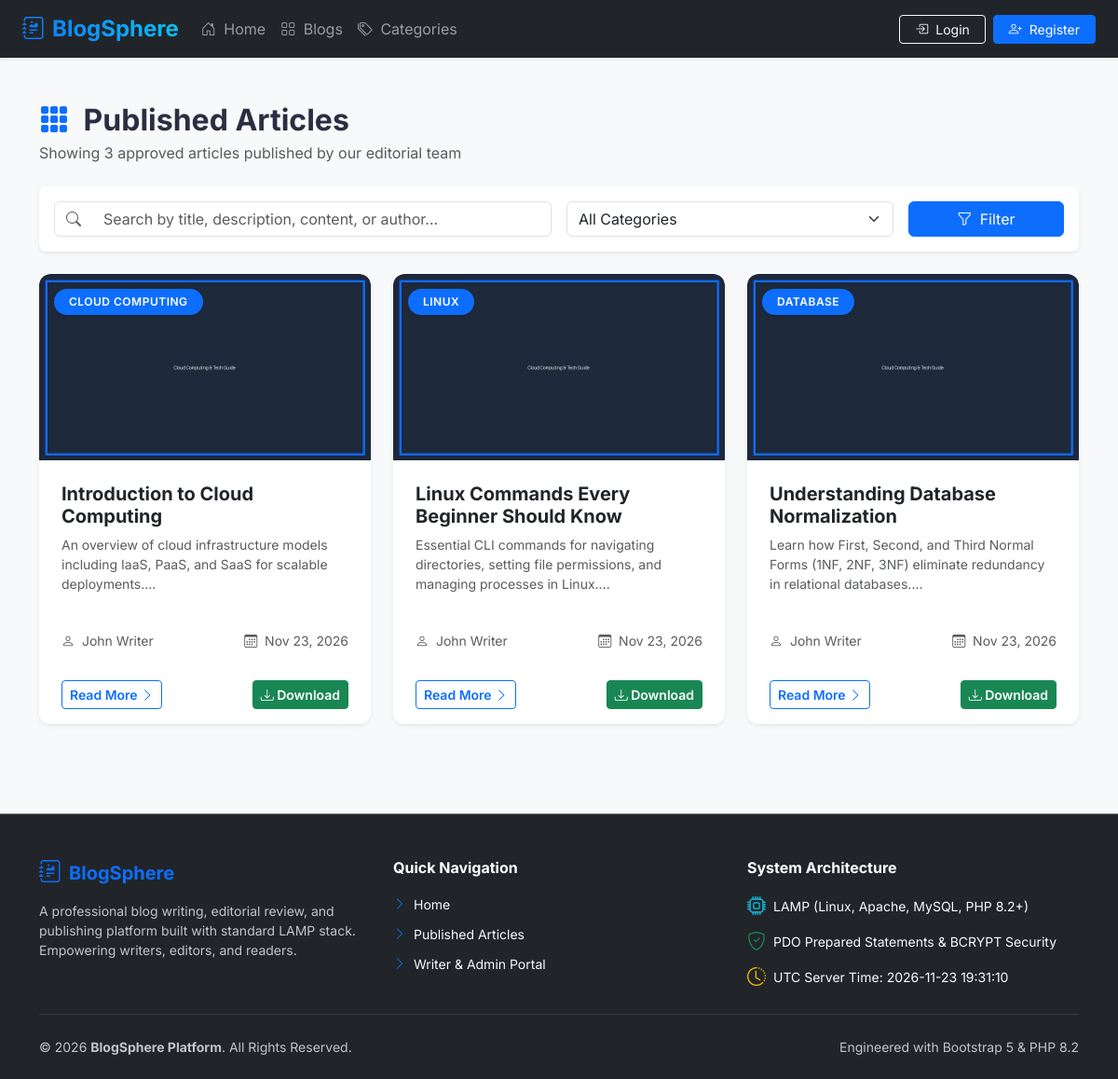
/user/blogs.php, run on the app's committed database.
### tables this page shows
CREATE TABLE `blogs` (
  `id` INT AUTO_INCREMENT PRIMARY KEY,
  `employee_id` INT NOT NULL,
  `category_id` INT DEFAULT NULL,
  `title` VARCHAR(255) NOT NULL,
  `slug` VARCHAR(255) UNIQUE,
  `short_description` TEXT,
  `meta_title` VARCHAR(255) DEFAULT NULL,
  `meta_description` VARCHAR(500) DEFAULT NULL,
  `meta_keywords` VARCHAR(255) DEFAULT NULL,
  `canonical_url` VARCHAR(255) DEFAULT NULL,
  `content` LONGTEXT NOT NULL,
  `content_type` ENUM('text','html') DEFAULT 'text',
  `featured_image` VARCHAR(255) DEFAULT NULL,
  `downloadable_file` VARCHAR(255) DEFAULT NULL,
  `status` ENUM('draft', 'pending', 'approved', 'rejected') DEFAULT 'draft',
  `rejection_reason` TEXT DEFAULT NULL,
  `submitted_at` DATETIME DEFAULT NULL,
  `reviewed_at` DATETIME DEFAULT NULL,
  `reviewed_by` INT DEFAULT NULL,
  `created_at` TIMESTAMP DEFAULT CURRENT_TIMESTAMP,
  `updated_at` TIMESTAMP DEFAULT CURRENT_TIMESTAMP ON UPDATE CURRENT_TIMESTAMP,
  FOREIGN KEY (`employee_id`) REFERENCES `users`(`id`) ON DELETE CASCADE,
  FOREIGN KEY (`category_id`) REFERENCES `categories`(`id`) ON DELETE SET NULL,
  FOREIGN KEY (`reviewed_by`) REFERENCES `users`(`id`) ON DELETE SET NULL
);

CREATE TABLE `categories` (
  `id` INT AUTO_INCREMENT PRIMARY KEY,
  `name` VARCHAR(100) NOT NULL,
  `description` TEXT,
  `created_at` TIMESTAMP DEFAULT CURRENT_TIMESTAMP
);

CREATE TABLE `users` (
  `id` INT AUTO_INCREMENT PRIMARY KEY,
  `username` VARCHAR(100) UNIQUE NOT NULL,
  `name` VARCHAR(100) NOT NULL,
  `email` VARCHAR(150) UNIQUE NOT NULL,
  `password` VARCHAR(255) NOT NULL,
  `role` ENUM('admin','employee','user') NOT NULL DEFAULT 'user',
  `profile_image` VARCHAR(255) DEFAULT NULL,
  `status` ENUM('active','inactive','blocked') DEFAULT 'active',
  `created_at` TIMESTAMP DEFAULT CURRENT_TIMESTAMP
);

### includes/functions.php (called while the page is built, shortened)
<?php
function sanitizeInput($data) {
    return htmlspecialchars(trim((string)$data), ENT_QUOTES, 'UTF-8');
}
function formatDate($dateStr, $format = 'M d, Y') {
    $time = strtotime($dateStr);
    return date($format, $time);
}

### user/blogs.php (the view, shortened to what this page needs)
<?php
require_once __DIR__ . '/../includes/functions.php';
$pdo = getDBConnection();
$search = sanitizeInput($_GET['search'] ?? '');
$page = isset($_GET['page']) ? max(1, (int)$_GET['page']) : 1;
$limit = 6;
$offset = ($page - 1) * $limit;
$whereClauses = ["b.status = 'approved'"];
$params = [];
$whereSql = implode(' AND ', $whereClauses);
$countSql = "SELECT COUNT(*) FROM blogs b LEFT JOIN users u ON b.employee_id = u.id LEFT JOIN categories c ON b.category_id = c.id WHERE {$whereSql}";
$stmtCount = $pdo->prepare($countSql);
$stmtCount->execute($params);
$totalBlogs = (int)$stmtCount->fetchColumn();
$sql = "
    SELECT b.*, c.name AS category_name, u.name AS author_name
    FROM blogs b
    LEFT JOIN categories c ON b.category_id = c.id
    LEFT JOIN users u ON b.employee_id = u.id
    WHERE {$whereSql}
    ORDER BY b.created_at DESC
    LIMIT {$limit} OFFSET {$offset}
";
$stmt = $pdo->prepare($sql);
$stmt->execute($params);
$blogs = $stmt->fetchAll();
include __DIR__ . '/../includes/header.php';
?>
<div class="container py-5">
    <div class="row mb-4 align-items-center">
        <div class="col-md-6">
            <h2 class="fw-bold mb-1"><i class="bi bi-grid-3x3-gap-fill text-primary me-2"></i> Published Articles</h2>
            <p class="text-muted mb-0">Showing <?= $totalBlogs ?> approved articles published by our editorial team</p>
        </div>
    </div>
    <div class="card border-0 shadow-sm mb-4 rounded-3">
        <div class="card-body p-3">
            <form action="<?= BASE_URL ?>user/blogs.php" method="GET" class="row g-3">
                <div class="col-md-6">
                    <div class="input-group">
                        <span class="input-group-text bg-white"><i class="bi bi-search text-muted"></i></span>
                        <input type="text" name="search" class="form-control border-start-0" placeholder="Search by title, description, content, or author..." value="<?= htmlspecialchars($search) ?>">
                    </div>
                </div>
                <div class="col-md-4">
                    <select name="category" class="form-select">
                        <option value="0">All Categories</option>
                    </select>
                </div>
                <div class="col-md-2 d-grid">
                    <button type="submit" class="btn btn-primary"><i class="bi bi-funnel me-1"></i> Filter</button>
                </div>
            </form>
        </div>
    </div>
    <div class="row g-4">
        <?php if (empty($blogs)): ?>
            <div class="col-12 text-center py-5">
                <i class="bi bi-search-heart display-1 text-muted"></i>
                <h4 class="mt-3 text-secondary">No approved blogs match your criteria.</h4>
                <p class="text-muted">Try clearing your filters or search terms.</p>
                <a href="<?= BASE_URL ?>user/blogs.php" class="btn btn-outline-primary">Reset Filters</a>
            </div>
        <?php else: ?>
            <?php foreach ($blogs as $blog): ?>
                <div class="col-md-6 col-lg-4">
                    <div class="card h-100 shadow-sm blog-card border-0 overflow-hidden">
                        <div class="position-relative">
                            <?php if ($blog['category_name']): ?>
                                <span class="badge bg-primary category-badge position-absolute top-0 start-0 m-3 px-3 py-2 shadow-sm"><?= htmlspecialchars($blog['category_name']) ?></span>
                            <?php endif; ?>
                            <?php
                                $defaultImg = BASE_URL . 'assets/images/default-blog.jpg';
                                $imagePath = $defaultImg;
                                if (!empty($blog['featured_image']) && file_exists(BLOG_IMAGE_UPLOAD_DIR . $blog['featured_image'])) {
                                    $imagePath = BASE_URL . 'uploads/blog_images/' . $blog['featured_image'];
                                }
                            ?>
                            <img src="<?= $imagePath ?>" class="card-img-top blog-card-img" alt="" onerror="this.onerror=null; this.src='<?= $defaultImg ?>';">
                        </div>
                        <div class="card-body d-flex flex-column p-4">
                            <h5 class="card-title fw-bold text-dark mb-2">
                                <a href="<?= BASE_URL ?>user/blog_details.php?id=<?= $blog['id'] ?>" class="text-decoration-none text-dark">
                                    <?= htmlspecialchars($blog['title']) ?>
                                </a>
                            </h5>
                            <p class="card-text text-muted small flex-grow-1">
                                <?= htmlspecialchars(substr($blog['short_description'] ?? strip_tags($blog['content']), 0, 120)) ?>...
                            </p>
                            <div class="blog-meta-bar mt-3 pt-2 d-flex justify-content-between align-items-center text-muted small">
                                <span><i class="bi bi-person me-1"></i> <?= htmlspecialchars($blog['author_name'] ?? 'Author') ?></span>
                                <span><i class="bi bi-calendar3 me-1"></i> <?= formatDate($blog['created_at']) ?></span>
                            </div>
                        </div>
                        <div class="card-footer bg-white border-top-0 d-flex justify-content-between align-items-center pb-3 px-4">
                            <a href="<?= BASE_URL ?>user/blog_details.php?id=<?= $blog['id'] ?>" class="btn btn-sm btn-outline-primary fw-semibold">
                                Read More <i class="bi bi-chevron-right"></i>
                            </a>
                            <?php if (!empty($blog['downloadable_file'])): ?>
                                <a href="<?= BASE_URL ?>user/download.php?id=<?= $blog['id'] ?>" class="btn btn-sm btn-success fw-semibold" title="Download Resource File">
                                    <i class="bi bi-download"></i> Download
                                </a>
                            <?php endif; ?>
                        </div>
                    </div>
                </div>
            <?php endforeach; ?>
        <?php endif; ?>
    </div>
</div>
<?php include __DIR__ . '/../includes/footer.php'; ?>

### assets/css/style.css (style rules this page uses)
body { font-family: 'Inter', -apple-system, BlinkMacSystemFont, "Segoe UI", Roboto, sans-serif; color: #2b2d42; background-color: #f8f9fa; }
.blog-card { transition: transform 0.25s ease, box-shadow 0.25s ease; border: none; border-radius: 0.75rem; background: #ffffff; }
.blog-card-img { height: 200px; object-fit: cover; width: 100%; border-top-left-radius: 0.75rem; border-top-right-radius: 0.75rem; }
.category-badge { font-size: 0.75rem; padding: 0.35em 0.75em; border-radius: 50rem; text-transform: uppercase; letter-spacing: 0.5px; font-weight: 600; }

### includes/header.php (style rules this page uses)
body { font-family: 'Inter', -apple-system, sans-serif; background-color: #f8f9fa; color: #2b2d42; margin: 0; padding: 0; }
.blog-card { border: none; border-radius: 0.75rem; background: #fff; transition: transform 0.2s; box-shadow: 0 4px 12px rgba(0,0,0,0.05); }
.blog-card-img { height: 200px; object-fit: cover; width: 100%; border-top-left-radius: 0.75rem; border-top-right-radius: 0.75rem; }
.category-badge { position: absolute; top: 12px; left: 12px; z-index: 10; font-size: 0.75rem; }

### data on the page
blogs: category.name "CLOUD COMPUTING", featured_image (picture), title "Introduction to Cloud Computing", short_description "An overview of cloud infrastructure models including IaaS, PaaS, and SaaS for scalable deployments.", employee.name "John Writer", created_at "Nov 23, 2026"
blogs: category.name "LINUX", featured_image (picture), title "Linux Commands Every Beginner Should Know", short_description "Essential CLI commands for navigating directories, setting file permissions, and managing processes in Linux.", employee.name "John Writer", created_at "Nov 23, 2026"
blogs: category.name "DATABASE", featured_image (picture), title "Understanding Database Normalization", short_description "Learn how First, Second, and Third Normal Forms (1NF, 2NF, 3NF) eliminate redundancy in relational databases.", employee.name "John Writer", created_at "Nov 23, 2026"

### other printed values
$totalBlogs "3"
